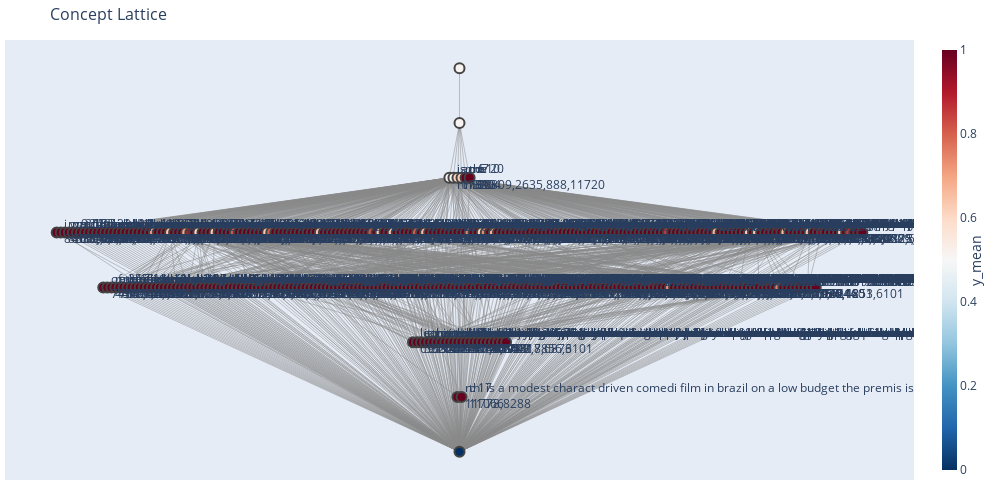

Notebook code cell kept with this figure:
### Code cell
fig

### Figure 1 — Plotly figure (JSON) as saved in the notebook; plotly's stock layout.template omitted (floating-point values rounded to 4 significant figures; data arrays with more than 128 entries replaced by an {"elided": "..."} marker saying what was removed)
{"data": [{"hoverinfo": "none", "line": {"color": "#888", "width": 0.5}, "mode": "lines", "type": "scatter", "x": {"elided": "3552 float values"}, "y": {"elided": "3552 int values"}}, {"hoverinfo": "text", "hovertext": {"elided": "412 str values"}, "marker": {"color": {"elided": "412 float values"}, "colorbar": {"thickness": 15, "title": {"side": "right", "text": "y_mean"}, "xanchor": "left"}, "colorscale": [[0, "rgb(103,0,31)"], [0.1, "rgb(178,24,43)"], [0.2, "rgb(214,96,77)"], [0.3, "rgb(244,165,130)"], [0.4, "rgb(253,219,199)"], [0.5, "rgb(247,247,247)"], [0.6, "rgb(209,229,240)"], [0.7, "rgb(146,197,222)"], [0.8, "rgb(67,147,195)"], [0.9, "rgb(33,102,172)"], [1, "rgb(5,48,97)"]], "line": {"width": 2}, "reversescale": true, "showscale": true, "size": 10}, "mode": "markers+text", "text": {"elided": "412 str values"}, "textposition": "middle right", "type": "scatter", "x": {"elided": "412 float values"}, "y": {"elided": "412 int values"}}], "layout": {"height": 500, "hovermode": "closest", "margin": {"b": 20, "l": 5, "r": 5, "t": 40}, "showlegend": false, "title": {"font": {"size": 16}, "text": "Concept Lattice"}, "width": 1000, "xaxis": {"showgrid": false, "showticklabels": false, "zeroline": false}, "yaxis": {"showgrid": false, "showticklabels": false, "zeroline": false}}}
